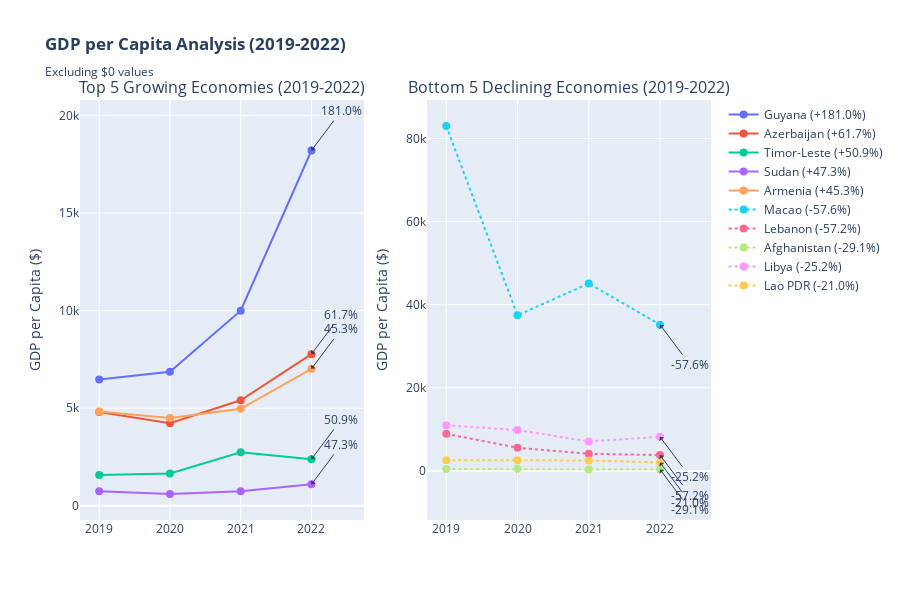

The cell this chart's notebook holds for it:
### Markdown cell above
Let's see which countries had the highest increase/decrease of GDP per capita in this period.

### Code cell
import plotly.graph_objects as go
from plotly.subplots import make_subplots
import numpy as np

df_clean['GDP'] = df_clean['GDP per Capita ($)']

# Calculate GDP changes
gdp_pivot = df_clean.pivot_table(index='Country', columns='Year', values='GDP')
gdp_pivot['Change_2019_2022'] = ((gdp_pivot[2022] - gdp_pivot[2019]) / gdp_pivot[2019]) * 100
gdp_pivot['Change_2019_2022'] = gdp_pivot['Change_2019_2022'].round(1)

# Identify top/bottom performers
top5 = gdp_pivot.nlargest(5, 'Change_2019_2022').index.tolist()
bottom5 = gdp_pivot.nsmallest(5, 'Change_2019_2022').index.tolist()
extreme_countries = top5 + bottom5

fig = make_subplots(
    rows=1, cols=2,
    specs=[[{"type": "scatter"}, {"type": "scatter"}]],
    subplot_titles=(
        'Top 5 Growing Economies (2019-2022)',
        'Bottom 5 Declining Economies (2019-2022)',
    ),
    vertical_spacing=0.15
)

years = sorted(df_clean['Year'].unique())

# Top performers
for country in top5:
    country_data = df_clean[df_clean['Country'] == country]
    change_pct = gdp_pivot.loc[country, 'Change_2019_2022']
    fig.add_trace(go.Scatter(
        x=country_data['Year'],
        y=country_data['GDP'],
        name=f"{country} (+{change_pct}%)",
        mode='lines+markers',
        line=dict(width=2),
        marker=dict(size=8)
    ), row=1, col=1)

# Bottom performers
for country in bottom5:
    country_data = df_clean[df_clean['Country'] == country]
    change_pct = gdp_pivot.loc[country, 'Change_2019_2022']
    fig.add_trace(go.Scatter(
        x=country_data['Year'],
        y=country_data['GDP'],
        name=f"{country} ({change_pct}%)",
        mode='lines+markers',
        line=dict(width=2, dash='dot'),
        marker=dict(size=8)
    ), row=1, col=2)

fig.update_layout(
    title_text='<b>GDP per Capita Analysis (2019-2022)</b><br><sub>Excluding $0 values</sub>',
    height=600,
    width=900,
    yaxis1=dict(title="GDP per Capita ($)"),
    yaxis2=dict(title="GDP per Capita ($)"),
    hovermode='x unified'
)

for i, country in enumerate(extreme_countries):
    change = gdp_pivot.loc[country, 'Change_2019_2022']
    fig.add_annotation(
        x=2022,
        y=gdp_pivot.loc[country, 2022],
        text=f"{change}%",
        showarrow=True,
        arrowhead=1,
        ax=30,
        ay=-40 if i < 5 else 40,
        col=1 if i < 5 else 2,
        row=1
    )

fig.show()

### Figure 1 — Plotly figure (JSON) as saved in the notebook; plotly's stock layout.template omitted (floating-point values rounded to 4 significant figures)
{"data": [{"line": {"width": 2}, "marker": {"size": 8}, "mode": "lines+markers", "name": "Guyana (+181.0%)", "type": "scatter", "x": [2019, 2020, 2021, 2022], "xaxis": "x", "y": [6477.0, 6863.0, 9995.0, 18200.0], "yaxis": "y"}, {"line": {"width": 2}, "marker": {"size": 8}, "mode": "lines+markers", "name": "Azerbaijan (+61.7%)", "type": "scatter", "x": [2019, 2020, 2021, 2022], "xaxis": "x", "y": [4806.0, 4230.0, 5408.0, 7771.0], "yaxis": "y"}, {"line": {"width": 2}, "marker": {"size": 8}, "mode": "lines+markers", "name": "Timor-Leste (+50.9%)", "type": "scatter", "x": [2019, 2020, 2021, 2022], "xaxis": "x", "y": [1583.0, 1664.0, 2742.0, 2389.0], "yaxis": "y"}, {"line": {"width": 2}, "marker": {"size": 8}, "mode": "lines+markers", "name": "Sudan (+47.3%)", "type": "scatter", "x": [2019, 2020, 2021, 2022], "xaxis": "x", "y": [748.0, 608.0, 750.0, 1102.0], "yaxis": "y"}, {"line": {"width": 2}, "marker": {"size": 8}, "mode": "lines+markers", "name": "Armenia (+45.3%)", "type": "scatter", "x": [2019, 2020, 2021, 2022], "xaxis": "x", "y": [4829.0, 4506.0, 4973.0, 7018.0], "yaxis": "y"}, {"line": {"dash": "dot", "width": 2}, "marker": {"size": 8}, "mode": "lines+markers", "name": "Macao (-57.6%)", "type": "scatter", "x": [2019, 2020, 2021, 2022], "xaxis": "x2", "y": [83000.0, 37480.0, 45100.0, 35190.0], "yaxis": "y2"}, {"line": {"dash": "dot", "width": 2}, "marker": {"size": 8}, "mode": "lines+markers", "name": "Lebanon (-57.2%)", "type": "scatter", "x": [2019, 2020, 2021, 2022], "xaxis": "x2", "y": [8925.0, 5600.0, 4136.0, 3824.0], "yaxis": "y2"}, {"line": {"dash": "dot", "width": 2}, "marker": {"size": 8}, "mode": "lines+markers", "name": "Afghanistan (-29.1%)", "type": "scatter", "x": [2019, 2020, 2021, 2022], "xaxis": "x2", "y": [498.0, 512.0, 356.0, 353.0], "yaxis": "y2"}, {"line": {"dash": "dot", "width": 2}, "marker": {"size": 8}, "mode": "lines+markers", "name": "Libya (-25.2%)", "type": "scatter", "x": [2019, 2020, 2021, 2022], "xaxis": "x2", "y": [10970.0, 9872.0, 7095.0, 8211.0], "yaxis": "y2"}, {"line": {"dash": "dot", "width": 2}, "marker": {"size": 8}, "mode": "lines+markers", "name": "Lao PDR (-21.0%)", "type": "scatter", "x": [2019, 2020, 2021, 2022], "xaxis": "x2", "y": [2599.0, 2593.0, 2536.0, 2054.0], "yaxis": "y2"}], "layout": {"annotations": [{"font": {"size": 16}, "showarrow": false, "text": "Top 5 Growing Economies (2019-2022)", "x": 0.225, "xanchor": "center", "xref": "paper", "y": 1, "yanchor": "bottom", "yref": "paper"}, {"font": {"size": 16}, "showarrow": false, "text": "Bottom 5 Declining Economies (2019-2022)", "x": 0.775, "xanchor": "center", "xref": "paper", "y": 1, "yanchor": "bottom", "yref": "paper"}, {"arrowhead": 1, "ax": 30, "ay": -40, "showarrow": true, "text": "181.0%", "x": 2022, "xref": "x", "y": 18199, "yref": "y"}, {"arrowhead": 1, "ax": 30, "ay": -40, "showarrow": true, "text": "61.7%", "x": 2022, "xref": "x", "y": 7771, "yref": "y"}, {"arrowhead": 1, "ax": 30, "ay": -40, "showarrow": true, "text": "50.9%", "x": 2022, "xref": "x", "y": 2389, "yref": "y"}, {"arrowhead": 1, "ax": 30, "ay": -40, "showarrow": true, "text": "47.3%", "x": 2022, "xref": "x", "y": 1102, "yref": "y"}, {"arrowhead": 1, "ax": 30, "ay": -40, "showarrow": true, "text": "45.3%", "x": 2022, "xref": "x", "y": 7018, "yref": "y"}, {"arrowhead": 1, "ax": 30, "ay": 40, "showarrow": true, "text": "-57.6%", "x": 2022, "xref": "x2", "y": 35193, "yref": "y2"}, {"arrowhead": 1, "ax": 30, "ay": 40, "showarrow": true, "text": "-57.2%", "x": 2022, "xref": "x2", "y": 3824, "yref": "y2"}, {"arrowhead": 1, "ax": 30, "ay": 40, "showarrow": true, "text": "-29.1%", "x": 2022, "xref": "x2", "y": 353, "yref": "y2"}, {"arrowhead": 1, "ax": 30, "ay": 40, "showarrow": true, "text": "-25.2%", "x": 2022, "xref": "x2", "y": 8211, "yref": "y2"}, {"arrowhead": 1, "ax": 30, "ay": 40, "showarrow": true, "text": "-21.0%", "x": 2022, "xref": "x2", "y": 2054, "yref": "y2"}], "height": 600, "hovermode": "x unified", "title": {"text": "<b>GDP per Capita Analysis (2019-2022)</b><br><sub>Excluding $0 values</sub>"}, "width": 900, "xaxis": {"anchor": "y", "domain": [0, 0.45]}, "xaxis2": {"anchor": "y2", "domain": [0.55, 1]}, "yaxis": {"anchor": "x", "domain": [0, 1], "title": {"text": "GDP per Capita ($)"}}, "yaxis2": {"anchor": "x2", "domain": [0, 1], "title": {"text": "GDP per Capita ($)"}}}}
